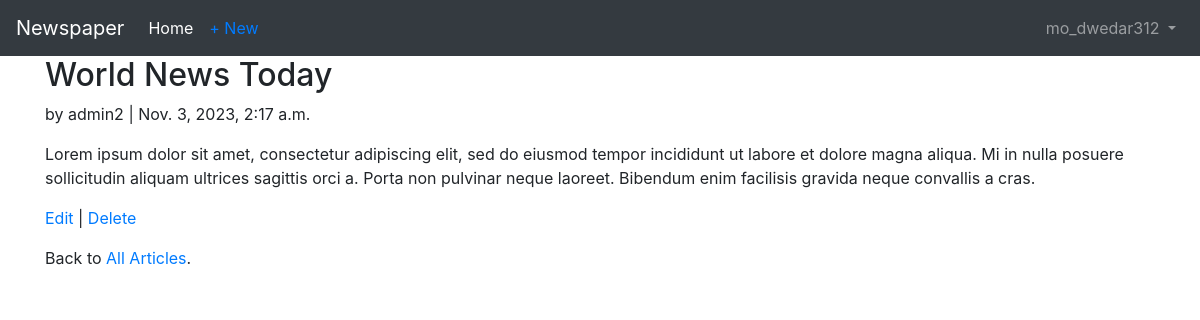
The page /articles/2/ (signed in) on the database its author committed.
### accounts/models.py (models this page shows)
class CustomUser(AbstractUser):
    age = models.PositiveBigIntegerField(null=True , blank=True)

### articles/models.py (models this page shows, shortened)
class Article(models.Model):
    title = models.CharField(max_length=255)
    body = models.TextField()
    date = models.DateTimeField(auto_now_add=True)
    author = models.ForeignKey(
        get_user_model(),
        on_delete=models.CASCADE,
    )

### articles/views.py (the view)
# urls.py: path('<int:pk>/' , ArticleDetailView.as_view() , name='article_detail'),
class ArticleDetailView(LoginRequiredMixin,DetailView):
    model = Article
    template_name = 'article_detail.html'

### templates/article_detail.html
{% extends 'base.html' %}
{% block content %}
    <div class="article-entry">
        <h2>{{object.title}}</h2>
        <p>by {{object.author}} | {{object.date}}</p>
        <p>{{object.body}}</p>
    </div>
    <p>
        <a href="{% url 'article_edit' article.pk %}">Edit</a> |
        <a href="{% url 'article_delete' article.pk %}">Delete</a>
    </p>
    <p>Back to <a href="{% url 'article_list' %}">All Articles</a>.</p>
{% endblock content %}

### templates/base.html (shortened to what this page needs)
<!DOCTYPE html>
<html lang="en">
<head>
    <link rel="stylesheet" href="https://cdn.jsdelivr.net/npm/bootstrap@4.6.2/dist/css/bootstrap.min.css">
</head>
<body>
    <nav class="navbar navbar-expand-lg navbar-dark bg-dark">
        <a class="navbar-brand" href="{% url 'home' %}">Newspaper</a>
        {% if user.is_authenticated %}
        <ul class="navbar-nav mr-auto">
            <li class="nav-item active">
                <a class="nav-link" href="{% url 'home' %}">Home <span class="sr-only">(current)</span></a>
            </li>
            <li class="nav-item">
                <a href="{% url 'article_new' %}" class="nav-link text-primary">+ New</a>
            </li>
        </ul>
        {% endif %}
        <div class="collapse navbar-collapse" id="navbarSupportedContent">
            {% if user.is_authenticated %}
            <ul class="navbar-nav ml-auto">
                <li class="nav-item">
                    <a class="nav-link dropdown-toggle" href="#" id="navbarDropdown" role="button" data-toggle="dropdown" aria-haspopup="true" aria-expanded="false">
                        {{ user.username }}
                    </a>
                </li>
            </ul>
            {% else %}
            <form class="form-inline ml-auto">
                <a class="btn btn-outline-secondary" href="{% url 'login' %}">Log In</a>
                <a class="btn btn-primary ml-2" href="{% url 'signup' %}">Sign Up</a>
            </form>
            {% endif %}
        </div>
    </nav>
    <main>
        <div class="container">
            {% block content %}
            {% endblock content %}
        </div>
    </main>
</body>
</html>

### rows shown on the page
CustomUser: username "mo_dwedar312"
Article: title "World News Today", author "admin2", date "Nov. 3, 2023, 2:17 a.m.", body "Lorem ipsum dolor sit amet, consectetur adipiscing elit, sed do eiusmod tempor incididunt ut labore et dolore magna aliqua. Mi in nulla posuere sollicitudin aliquam ultrices sagittis orci a. Porta non pulvinar neque laoreet. Bibendum enim facilisis gravida neque convallis a cras."
